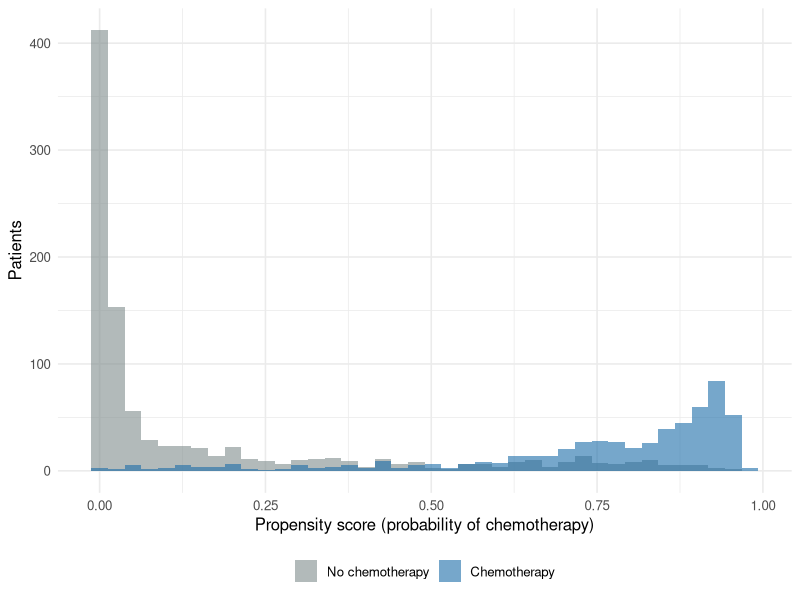
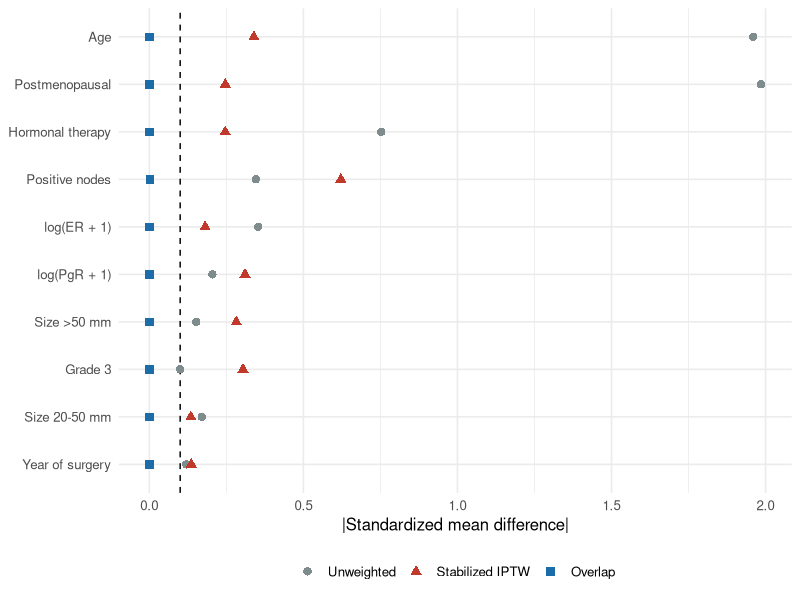
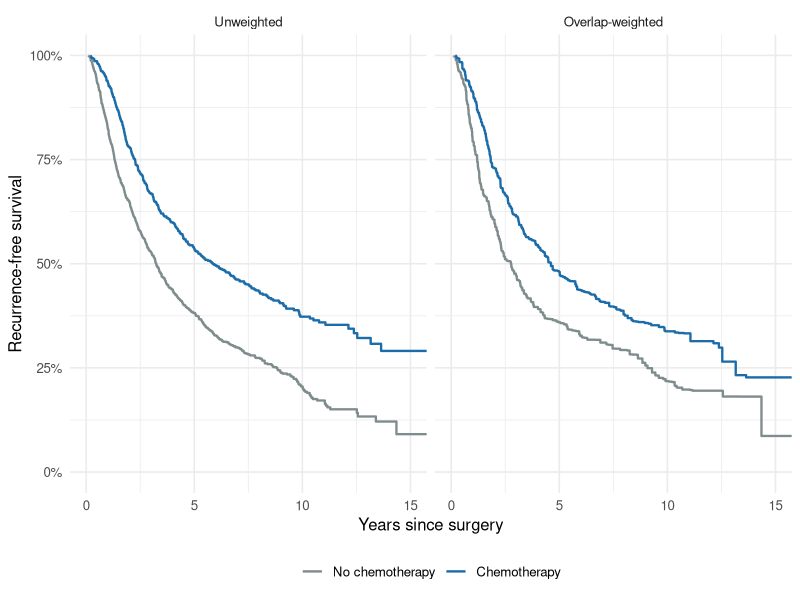
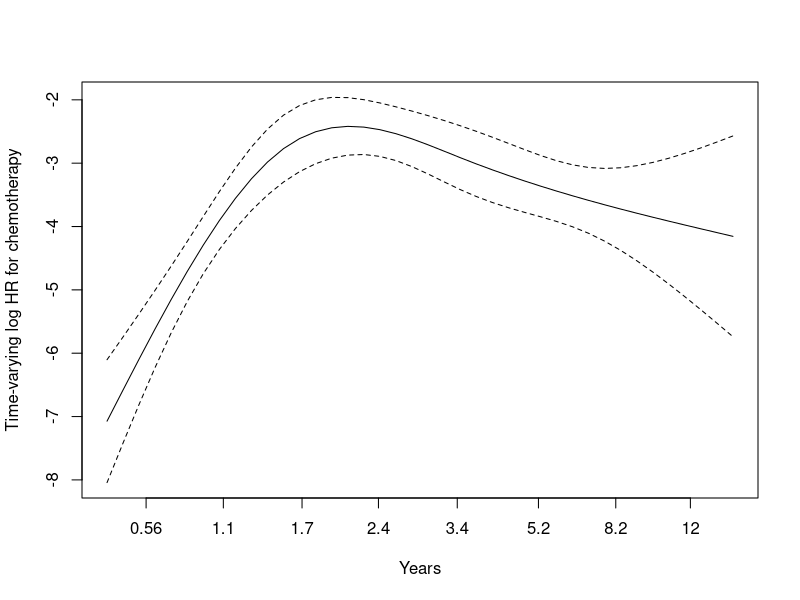

Write the R code that produced these figures, in order.
## ---- chunk 1
knitr::opts_chunk$set(echo = TRUE, message = FALSE, warning = FALSE,
                      fig.width = 7, fig.height = 4.2, dpi = 150,
                      fig.path = "figures/")
library(survival)
library(splines)
library(dplyr)
library(tidyr)
library(ggplot2)
theme_set(theme_minimal(base_size = 12))
set.seed(2026)
## ---- chunk 2
with(rotterdam, table(chemo = chemo, node_positive = nodes > 0))
## ---- chunk 3
r <- rotterdam |>
  filter(nodes > 0) |>
  mutate(
    rfs     = pmax(recur, death),
    rfstime = ifelse(recur == 1, rtime, dtime) / 365.25,
    lnodes  = log(nodes),
    lpgr    = log1p(pgr),
    ler     = log1p(er),
    grade3  = as.integer(grade == 3),
    group   = factor(chemo, 0:1, c("No chemotherapy", "Chemotherapy"))
  )

r |>
  group_by(group) |>
  summarise(n = n(), events = sum(rfs), `median age` = median(age),
            `% premenopausal` = round(100 * mean(meno == 0)),
            `median nodes` = median(nodes), `% hormonal therapy` = round(100 * mean(hormon))) |>
  knitr::kable()
## ---- chunk 4
ps_formula <- chemo ~ ns(age, 4) + meno + size + grade3 + ns(lnodes, 3) +
  ns(lpgr, 3) + ns(ler, 3) + hormon + year

fit_ps <- function(data) fitted(glm(ps_formula, data = data, family = binomial))

r$ps <- fit_ps(r)
## ---- chunk 5
ggplot(r, aes(ps, fill = group)) +
  geom_histogram(bins = 40, alpha = 0.6, position = "identity") +
  scale_fill_manual(values = c("#7f8c8d", "#1b6ca8")) +
  labs(x = "Propensity score (probability of chemotherapy)", y = "Patients", fill = NULL) +
  theme(legend.position = "bottom")
## ---- chunk 6
make_weights <- function(z, e) {
  p1 <- mean(z)
  list(
    iptw    = ifelse(z == 1, p1 / e, (1 - p1) / (1 - e)),   # stabilized ATE weights
    overlap = ifelse(z == 1, 1 - e, e)                       # overlap (ATO) weights
  )
}
w <- make_weights(r$chemo, r$ps)

ess <- function(w, z) tapply(w, z, function(v) sum(v)^2 / sum(v^2))

tibble(
  Weights = c("Stabilized IPTW (ATE)", "Overlap (ATO)"),
  `Max weight` = sapply(w, max),
  `ESS untreated` = sapply(w, function(v) ess(v, r$chemo)[["0"]]),
  `ESS treated`   = sapply(w, function(v) ess(v, r$chemo)[["1"]])
) |>
  mutate(across(where(is.numeric), \(x) round(x, 1))) |>
  knitr::kable()
## ---- chunk 7
ess_iptw1 <- ess(w$iptw, r$chemo)[["1"]]
n1 <- sum(r$chemo == 1)
## ---- chunk 8
X <- model.matrix(~ age + meno + size + grade3 + nodes + lpgr + ler + hormon + year, r)[, -1]

smd <- function(wt) {
  apply(X, 2, function(x) {
    m1 <- weighted.mean(x[r$chemo == 1], wt[r$chemo == 1])
    m0 <- weighted.mean(x[r$chemo == 0], wt[r$chemo == 0])
    (m1 - m0) / sqrt((var(x[r$chemo == 1]) + var(x[r$chemo == 0])) / 2)
  })
}

bal <- tibble(
  covariate = colnames(X),
  Unweighted = smd(rep(1, nrow(r))),
  `Stabilized IPTW` = smd(w$iptw),
  Overlap = smd(w$overlap)
) |>
  pivot_longer(-covariate, names_to = "weights", values_to = "smd") |>
  mutate(weights = factor(weights, c("Unweighted", "Stabilized IPTW", "Overlap")),
         covariate = recode(covariate, age = "Age", meno = "Postmenopausal",
                            `size20-50` = "Size 20-50 mm", `size>50` = "Size >50 mm",
                            grade3 = "Grade 3", nodes = "Positive nodes", lpgr = "log(PgR + 1)",
                            ler = "log(ER + 1)", hormon = "Hormonal therapy", year = "Year of surgery"))

ggplot(bal, aes(abs(smd), reorder(covariate, abs(smd)), colour = weights, shape = weights)) +
  geom_vline(xintercept = 0.1, linetype = "dashed") +
  geom_point(size = 2.5) +
  scale_colour_manual(values = c("#7f8c8d", "#c0392b", "#1b6ca8")) +
  labs(x = "|Standardized mean difference|", y = NULL, colour = NULL, shape = NULL) +
  theme(legend.position = "bottom")
## ---- chunk 9
hr_fit <- function(data, wt) {
  exp(coef(coxph(Surv(rfstime, rfs) ~ chemo, data = data, weights = wt)))
}

boot_hr <- function(B = 500) {
  replicate(B, {
    b  <- r[sample(nrow(r), replace = TRUE), ]
    wb <- make_weights(b$chemo, fit_ps(b))
    c(iptw = hr_fit(b, wb$iptw), overlap = hr_fit(b, wb$overlap))
  })
}
boot <- boot_hr(500)

adj_cox <- coxph(Surv(rfstime, rfs) ~ chemo + ns(age, 4) + meno + size + grade3 +
                   ns(lnodes, 3) + ns(lpgr, 3) + ns(ler, 3) + hormon + year, data = r)
unadj   <- coxph(Surv(rfstime, rfs) ~ chemo, data = r)

ci_model <- function(fit) exp(c(coef(fit)[["chemo"]], confint(fit)["chemo", ]))
ci_boot  <- function(est, draws) c(est, quantile(draws, c(0.025, 0.975)))

results <- rbind(
  "Unadjusted Cox"                 = ci_model(unadj),
  "Covariate-adjusted Cox"         = ci_model(adj_cox),
  "Stabilized IPTW (ATE)"          = ci_boot(hr_fit(r, w$iptw),    boot["iptw.chemo", ]),
  "Overlap weights (ATO)"          = ci_boot(hr_fit(r, w$overlap), boot["overlap.chemo", ])
)
colnames(results) <- c("HR", "Lower 95%", "Upper 95%")
knitr::kable(round(results, 2), caption = "Hazard ratio for recurrence or death, chemotherapy vs. none")
## ---- chunk 10
ow <- results["Overlap weights (ATO)", ]
iw <- results["Stabilized IPTW (ATE)", ]
## ---- chunk 11
km_w <- survfit(Surv(rfstime, rfs) ~ group, data = r, weights = w$overlap)
km_u <- survfit(Surv(rfstime, rfs) ~ group, data = r)

tidy_km <- function(fit, label) {
  tibble(time = fit$time, surv = fit$surv,
         group = rep(sub("group=", "", names(fit$strata)), fit$strata), type = label)
}

bind_rows(tidy_km(km_u, "Unweighted"), tidy_km(km_w, "Overlap-weighted")) |>
  mutate(type = factor(type, c("Unweighted", "Overlap-weighted")),
         group = factor(group, levels(r$group))) |>
  ggplot(aes(time, surv, colour = group)) +
  geom_step(linewidth = 0.8) +
  facet_wrap(~ type) +
  coord_cartesian(xlim = c(0, 15)) +
  scale_colour_manual(values = c("#7f8c8d", "#1b6ca8")) +
  scale_y_continuous(labels = scales::percent, limits = c(0, 1)) +
  labs(x = "Years since surgery", y = "Recurrence-free survival", colour = NULL) +
  theme(legend.position = "bottom")
## ---- chunk 12
s5 <- summary(km_w, times = 5)$surv
## ---- chunk 13
cox_ow <- coxph(Surv(rfstime, rfs) ~ chemo, data = r, weights = w$overlap)
zph <- cox.zph(cox_ow)
zph
## ---- chunk 14
plot(zph, resid = FALSE, xlab = "Years", ylab = "Time-varying log HR for chemotherapy")
abline(h = coef(cox_ow), lty = 2, col = "grey40")
## ---- chunk 15
ph_p <- zph$table["chemo", "p"]
## ---- chunk 16
aft <- survreg(Surv(rfstime, rfs) ~ chemo, data = r, weights = w$overlap, dist = "weibull")
tr  <- exp(coef(aft)[["chemo"]])

tr_boot <- replicate(300, {
  b  <- r[sample(nrow(r), replace = TRUE), ]
  wb <- make_weights(b$chemo, fit_ps(b))$overlap
  exp(coef(survreg(Surv(rfstime, rfs) ~ chemo, data = b, weights = wb, dist = "weibull"))[["chemo"]])
})
tr_ci <- quantile(tr_boot, c(0.025, 0.975))
## ---- chunk 17
sessionInfo()$R.version$version.string
